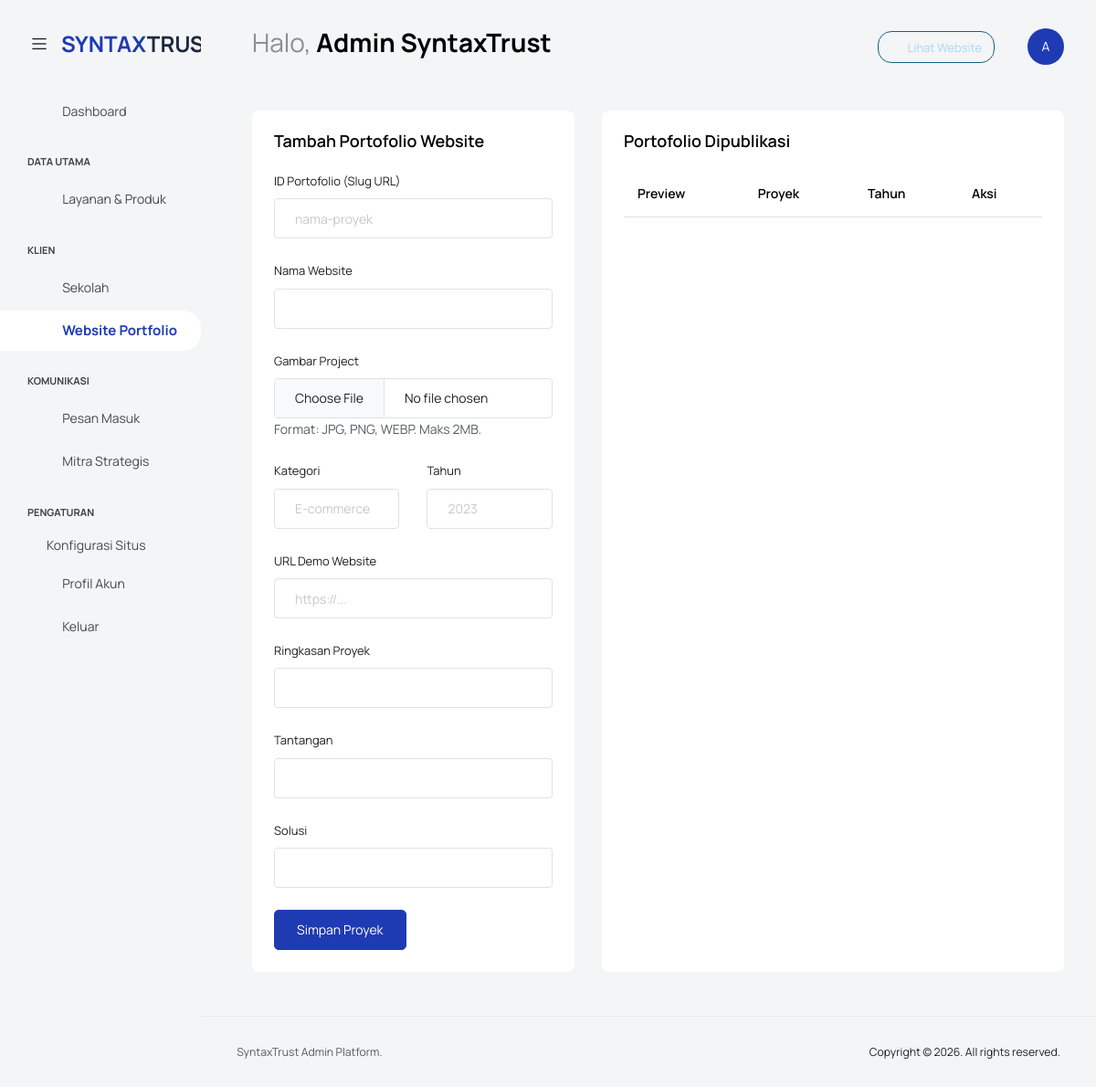
The page /admin/klien_web.php (signed in) on the database as committed earlier.
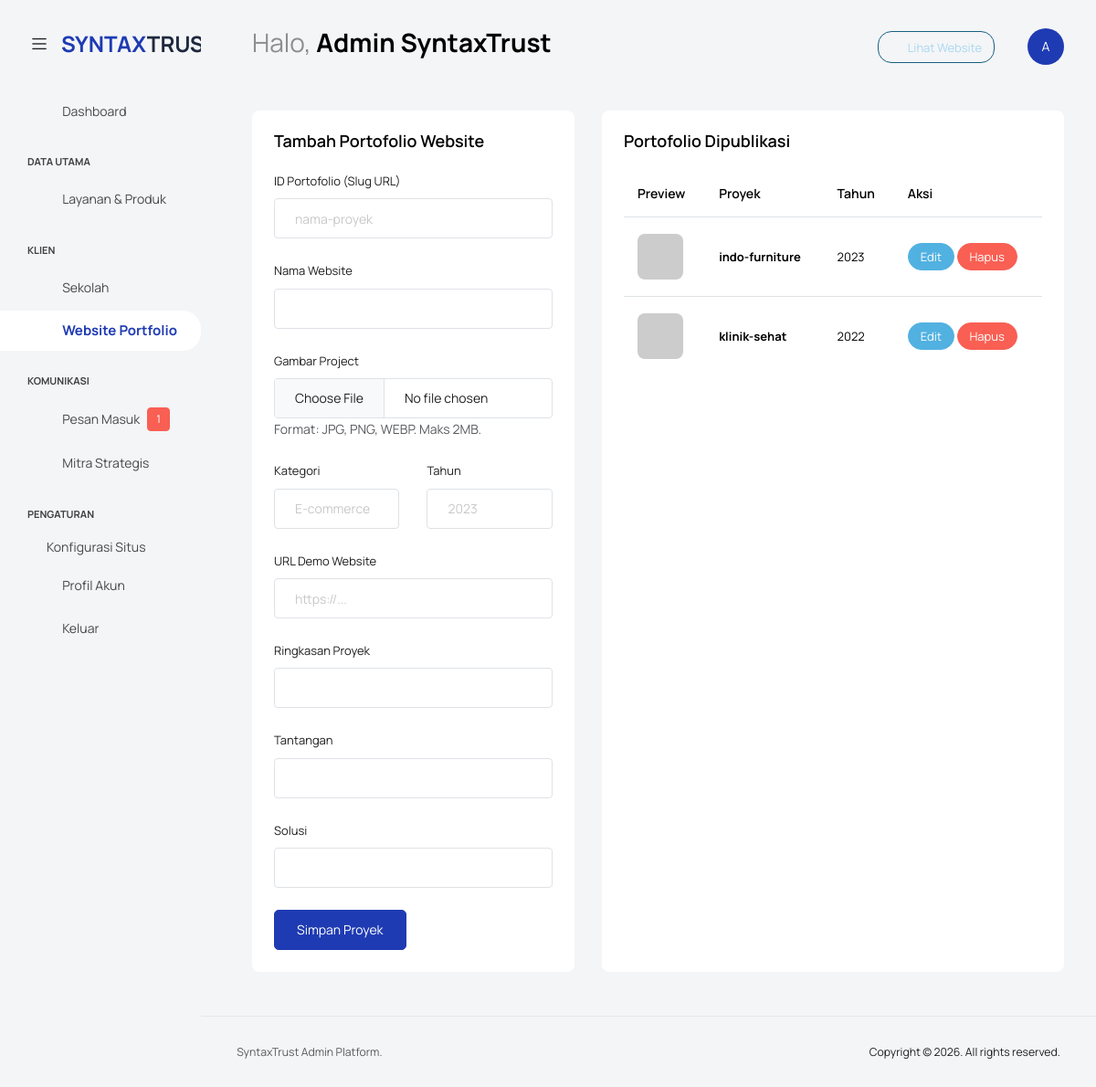
The same page on the database as committed later.
### tables this page shows
CREATE TABLE `klien_web` (
  `id` varchar(50) NOT NULL,
  `nama` varchar(100) NOT NULL,
  `gambar` varchar(255) DEFAULT NULL,
  `kategori` varchar(50) DEFAULT NULL,
  `tahun` varchar(10) DEFAULT NULL,
  `deskripsi` text DEFAULT NULL,
  `tantangan` text DEFAULT NULL,
  `solusi` text DEFAULT NULL,
  `url` varchar(255) DEFAULT NULL,
  PRIMARY KEY (`id`)
);

### admin/klien_web.php (the view, shortened to what the changed rows need)
<?php
include_once '../api/db.php';
$hasil = mysqli_query($conn, "SELECT * FROM klien_web");
include 'includes/header.php';
?>
<div class="row">
    <div class="col-md-7 grid-margin stretch-card">
        <div class="card card-rounded">
            <div class="card-body">
                <div class="table-responsive">
                    <table class="table table-hover">
                        <thead>
                            <tr>
                                <th>Preview</th>
                                <th>Proyek</th>
                                <th>Tahun</th>
                                <th>Aksi</th>
                            </tr>
                        </thead>
                        <tbody>
                            <?php while ($s = mysqli_fetch_assoc($hasil)): ?>
                                <tr>
                                    <td>
                                        <?php if($s['gambar']): ?>
                                            <img src="<?php echo $s['gambar']; ?>" alt="thumb" style="width: 50px; height: 50px; object-fit: cover; border-radius: 8px;">
                                        <?php else: ?>
                                            <div class="bg-light d-flex align-items-center justify-content-center" style="width: 50px; height: 50px; border-radius: 8px;">
                                                <i class="mdi mdi-image text-muted"></i>
                                            </div>
                                        <?php endif; ?>
                                    </td>
                                    <td><span class="fw-bold"><?php echo $s['nama']; ?></span></td>
                                    <td><?php echo $s['tahun']; ?></td>
                                    <td>
                                        <a href="?edit=<?php echo $s['id']; ?>" class="btn btn-sm btn-info text-white">Edit</a>
                                        <a href="?hapus=<?php echo $s['id']; ?>" class="btn btn-danger btn-sm text-white" onclick="return confirm('Hapus portofolio ini?')">Hapus</a>
                                    </td>
                                </tr>
                            <?php endwhile; ?>
                        </tbody>
                    </table>
                </div>
            </div>
        </div>
    </div>
</div>
<?php include 'includes/footer.php'; ?>

### admin/includes/header.php (shortened to what the changed rows need)
<?php
$admin_nama = isset($_SESSION['admin_nama']) ? $_SESSION['admin_nama'] : 'Administrator';
include_once '../api/db.php';
?>
<!DOCTYPE html>
<html lang="id">
<head>
  <link rel="stylesheet" href="src/assets/vendors/feather/feather.css">
  <link rel="stylesheet" href="src/assets/vendors/mdi/css/materialdesignicons.min.css">
  <link rel="stylesheet" href="src/assets/vendors/ti-icons/css/themify-icons.css">
  <link rel="stylesheet" href="src/assets/vendors/font-awesome/css/font-awesome.min.css">
  <link rel="stylesheet" href="src/assets/vendors/typicons/typicons.css">
  <link rel="stylesheet" href="src/assets/vendors/simple-line-icons/css/simple-line-icons.css">
  <link rel="stylesheet" href="src/assets/vendors/css/vendor.bundle.base.css">
  <link rel="stylesheet" href="src/assets/vendors/bootstrap-datepicker/bootstrap-datepicker.min.css">
  <link rel="stylesheet" href="src/assets/css/style.css">
</head>
<body class="with-welcome-text">
  <div class="container-scroller">
    <nav class="navbar default-layout col-lg-12 col-12 p-0 fixed-top d-flex align-items-top flex-row">
      <div class="navbar-menu-wrapper d-flex align-items-top">
        <ul class="navbar-nav">
          <li class="nav-item fw-semibold d-none d-lg-block ms-0">
            <h1 class="welcome-text">Halo, <span class="text-black fw-bold"><?php echo $admin_nama; ?></span></h1>
          </li>
        </ul>
      </div>
    </nav>
    <div class="container-fluid page-body-wrapper">
      <nav class="sidebar sidebar-offcanvas" id="sidebar">
        <?php $current_page = basename($_SERVER['PHP_SELF']); ?>
        <ul class="nav">
          <li class="nav-item <?php echo $current_page == 'pesan.php' ? 'active' : ''; ?>">
            <a class="nav-link" href="pesan.php">
              <i class="menu-icon mdi mdi-message-text-outline"></i>
              <span class="menu-title">Pesan Masuk</span>
              <?php
              $q_new = mysqli_query($conn, "SELECT COUNT(*) as total FROM pesan WHERE status='baru'");
              $new_count = mysqli_fetch_assoc($q_new)['total'];
              if($new_count > 0) echo '<span class="badge badge-danger ms-2">'.$new_count.'</span>';
              ?>
            </a>
          </li>
        </ul>
      </nav>
      <div class="main-panel">
        <div class="content-wrapper">

Rows that differ between the two databases and show on the page:
added klien_web: nama "indo-furniture", tahun "2023"
added klien_web: nama "klinik-sehat", tahun "2022"
Other text that changed with them:
$new_count: (not shown) → "1"
